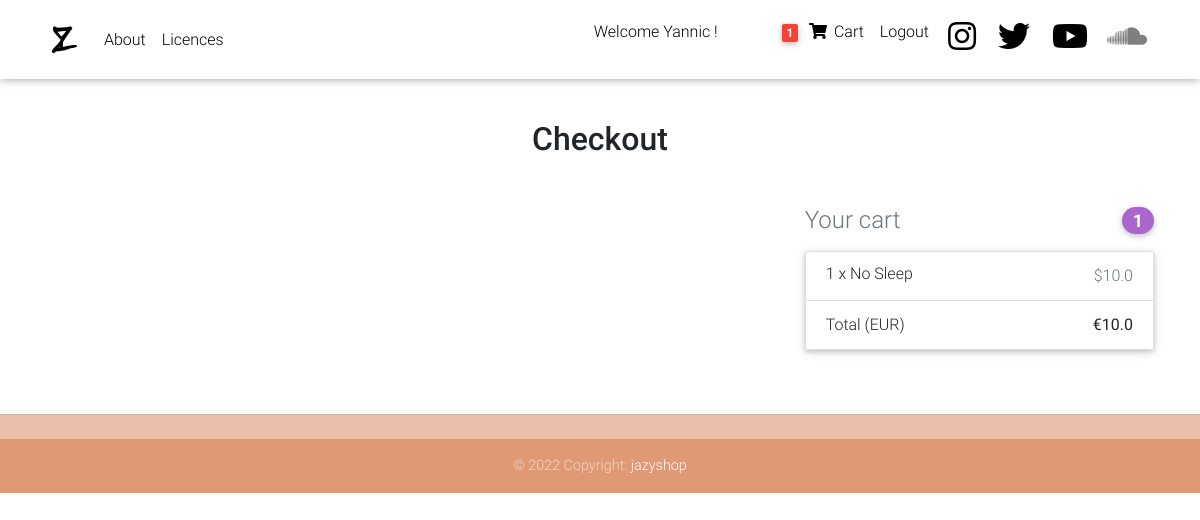
/checkout/ (signed in), run on an earlier commit of the app's database.
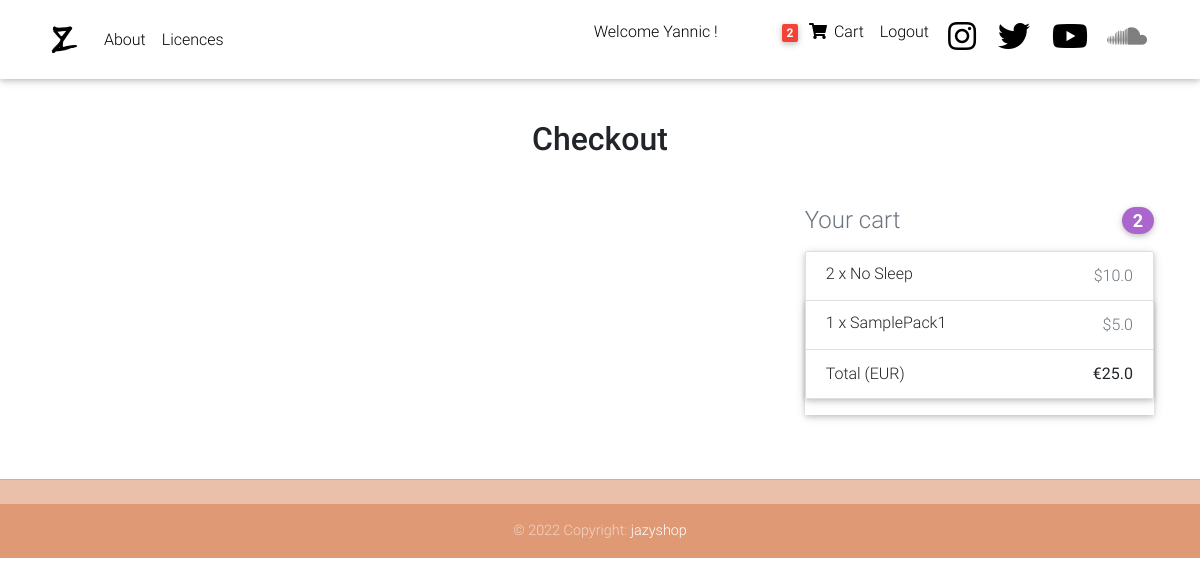
And on a later commit of the database.
### main/models.py (models this page shows, shortened)
class Order(models.Model):
    user = models.ForeignKey(settings.AUTH_USER_MODEL,on_delete=models.CASCADE)
    items = models.ManyToManyField(OrderItem)
    start_date = models.DateTimeField(auto_now_add=True)
    ordered_date = models.DateTimeField()
    ordered = models.BooleanField(default=False)
    billing_address = models.ForeignKey("BillingAddress", on_delete=models.SET_NULL,blank=True,null=True)
    payment = models.ForeignKey("Payment",on_delete=models.SET_NULL,blank=True,null=True)
    def get_total(self):
        total = 0
        for order_item in self.items.all():
            total += order_item.get_final_price()
        return total

class OrderItem(models.Model):
    user = models.ForeignKey(settings.AUTH_USER_MODEL,on_delete=models.CASCADE)
    ordered = models.BooleanField(default=False)
    item = models.ForeignKey(Item, on_delete=models.CASCADE)
    quantity = models.IntegerField(default=1)
    def get_total_item_price(self):
        return self.quantity*self.item.price
    def get_final_price(self):
        if self.item.discount_price:
            return self.get_total_discount_price()
        return self.get_total_item_price()

class Item(models.Model):
    title = models.CharField(max_length=100)
    price = models.FloatField()
    discount_price = models.FloatField(blank=True, null=True)
    description = models.TextField(blank=True, null=True)
    slug = models.SlugField(default="",blank = True, null=False, db_index=True)

### main/views.py (the view, shortened to what this page needs)
# urls.py: path("checkout/",CheckoutView.as_view(),name="checkout"),
class CheckoutView(View):
    def get(self,*args,**kwargs):
        try:
            order = Order.objects.get(user=self.request.user, ordered=False)
            form = CheckoutForm()
            context = {
                "form":form,
                "objects":order,
            }
            return render(self.request,"main/checkout-page.html",context)
        except ObjectDoesNotExist:
            messages.error(self.request,"You do not have an active order")
            return redirect("/")

### main/templatetags/cart_template_tags.py (called while the page is built)
@register.filter
def cart_item_count(user):
    if user.is_authenticated:
        qs = Order.objects.filter(user=user,ordered=False)
        if qs.exists():
            return qs[0].items.count()
    return 0

### main/templates/main/checkout-page.html (shortened to what this page needs)
{% extends "base.html"%}
{% load crispy_forms_tags %}
{% load cart_template_tags %}
{% block content%}
    <div class="container wow fadeIn mt-3 px-3">
      <h2 class="my-5 h2 text-center">Checkout</h2>
      <div class="row">
        <div class="col-md-8 mb-4">
        </div>
        <div class="col-md-4 mb-4">
          <h4 class="d-flex justify-content-between align-items-center mb-3">
            <span class="text-muted">Your cart</span>
            <span class="badge badge-secondary badge-pill">{{request.user|cart_item_count}}</span>
          </h4>
          {% for order_item in objects.items.all %}
          <ul class="list-group mb-3 z-depth-1">
            <li class="list-group-item d-flex justify-content-between lh-condensed">
              <div>
                <h6 class="my-0">{{order_item.quantity}} x {{order_item.item.title}}</h6>
              </div>
              <span class="text-muted">${{order_item.item.price}}</span>
            </li>
            {% endfor %}
            <li class="list-group-item d-flex justify-content-between">
              <span>Total (EUR)</span>
              <strong>€{{objects.get_total}}</strong>
            </li>
          </ul>
        </div>
      </div>
    </div>
{% endblock%}

### templates/navbar.html (shortened to what this page needs)
{% load static%}
{% load cart_template_tags %}
  <nav class="navbar fixed-top navbar-expand-lg navbar-light white scrolling-navbar">
    <div class="container" id="navbar_container">
      <a class="navbar-brand waves-effect" href="{%url 'home'%}">
        <img src="{% static 'img/Banner/Logoclean.png'%}" style="height:35px;width:35px" alt="logo">
      </a>
      <div class="collapse navbar-collapse" id="navbarSupportedContent">
        <ul class="navbar-nav mr-auto">
          <li class="nav-item">
            <a class="nav-link waves-effect" href="{% url 'about'%}">About</a>
          </li>
          <li class="nav-item">
            <a class="nav-link waves-effect" href="{% url 'licences'%}">Licences</a>
          </li>
        </ul>
        <ul class="navbar-nav nav-flex-icons">
          {% if request.user.is_authenticated %}
          <li class="nav-item">
              <span class="nav-link waves-effect mr-5"> Welcome {{user|title}} ! </span>
            </li>
          <li class="nav-item">
            <a href="{% url "order-summary"%}"class="nav-link waves-effect">
              <span class="badge red z-depth-1 mr-1"> {{request.user|cart_item_count}} </span>
              <i class="fas fa-shopping-cart"></i>
              <span class="clearfix d-none d-sm-inline-block"> Cart </span>
            </a>
            </li>
            <li class="nav-item">
              <a href="{% url "account_logout"%}"class="nav-link waves-effect">
                <span class="clearfix d-none d-sm-inline-block"> Logout </span>
              </a>
              </li>
            {% endif %}
            <li class="nav-item">
            <a href="https://www.instagram.com/yazprd/" class="nav-link waves-effect" target="_blank">
              <i class="fab fa-instagram fa-2x"></i>
            </a>
          </li>
          <li class="nav-item">
            <a href="https://twitter.com/yazfromthemars" class="nav-link waves-effect" target="_blank">
              <i class="fab fa-twitter fa-2x"></i>
            </a>
          </li>
          <li class="nav-item">
            <a href="https://www.youtube.com/channel/UC7RKd8Vt79BAJTADYg9xW0g" class="nav-link waves-effect" target="_blank">
              <i class="fab fa-youtube fa-2x"></i>
            </a>
          </li>
          <li>
            <a href="https://soundcloud.com/yazforever" class="nav-link waves-effect" target="_blank">
              <i class="fab fa-soundcloud fa-2x"></i>
            </a>
          </li>
        </ul>
      </div>
    </div>
  </nav>

What changed in the data, as far as the page shows it:
changed OrderItem "No Sleep": quantity "1" → "2"
now on this page (row unchanged): OrderItem: quantity "1", item "SamplePack1", item.price "5.0"
changed through a linked row, Order: get_total "10.0" → "25.0"
Also different on the page:
{{ request.user|cart_item_count }}: "1" → "2"
